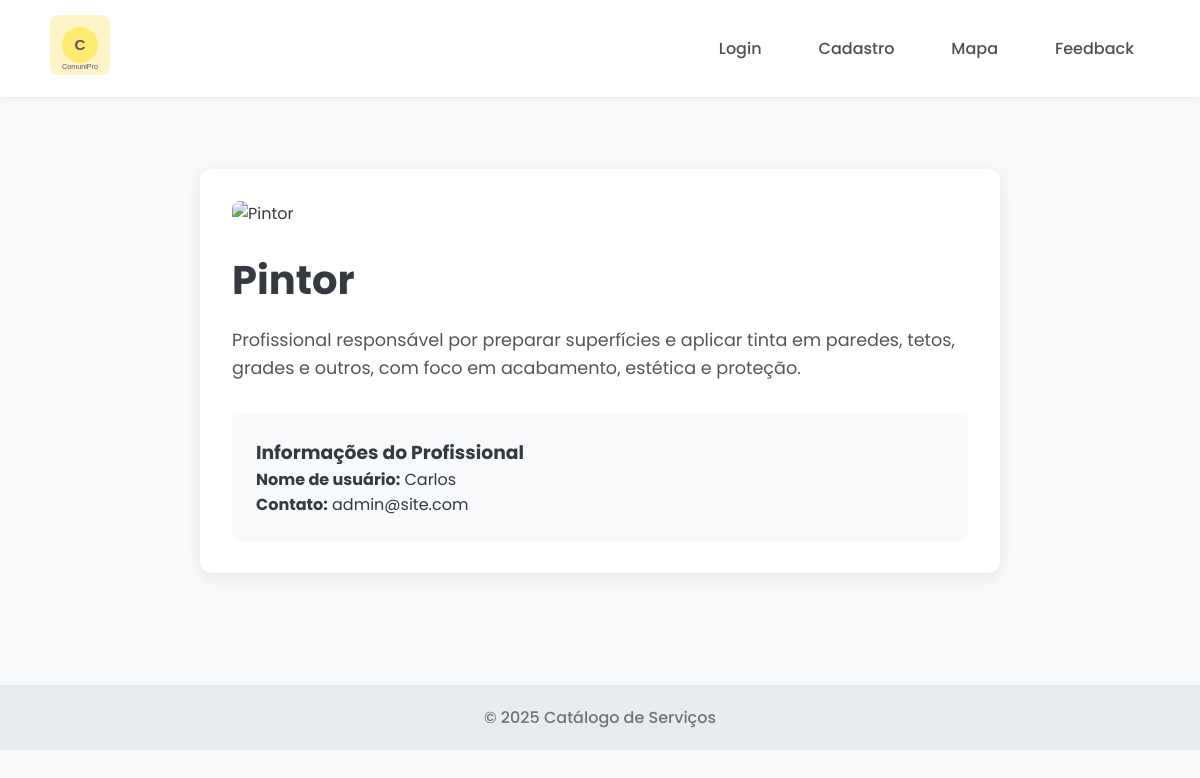
Page /servico/3 on the committed database.
### tables this page shows
CREATE TABLE servicos (
                id INTEGER PRIMARY KEY AUTOINCREMENT,
                nome TEXT NOT NULL,
                descricao TEXT NOT NULL,
                imagem_url TEXT NOT NULL,
                usuario_id INTEGER NOT NULL,
                categoria TEXT NOT NULL,
                FOREIGN KEY (usuario_id) REFERENCES usuarios (id)
            );

CREATE TABLE usuarios (id INTEGER PRIMARY KEY, usuario TEXT UNIQUE NOT NULL, senha TEXT NOT NULL, email TEXT UNIQUE);

### app.py (the view)
@app.route("/servico/<int:servico_id>")
def servico_detalhe(servico_id):
    db = get_db()
    servico = db.execute(
        """
        SELECT s.id, s.nome, s.descricao, s.imagem_url, u.usuario, u.email as contato_email
        FROM servicos s JOIN usuarios u ON s.usuario_id = u.id
        WHERE s.id = ?
        """,
        (servico_id,),
    ).fetchone()
    if servico is None:
        return "Serviço não encontrado", 404
    return render_template("servico_detalhe.html", servico=servico)

### app.py (called while the page is built)
def get_db():
    db = getattr(g, "_database", None)
    if db is None:
        db = g._database = sqlite3.connect(DATABASE)
        db.row_factory = sqlite3.Row
    return db

@app.teardown_appcontext
def close_connection(exception):
    db = getattr(g, "_database", None)
    if db is not None:
        db.close()

### templates/servico_detalhe.html (shortened to what this page needs)
<!DOCTYPE html>
<html lang="pt-br">
<head>
  <link rel="stylesheet" href="{{ url_for('static', filename='css/style.css') }}" />
</head>
<body>
  <header>
    <nav class="navbar">
      <a href="{{ url_for('serve_index') }}"><img src="{{ url_for('static', filename='images/logooo.svg') }}" alt="Logo" class="logo" /></a>
      <ul class="nav-links">
      </ul>
    </nav>
  </header>
  <main>
    <div class="detalhe-servico">
      <img src="{{ servico.imagem_url }}" alt="{{ servico.nome }}">
      <h1>{{ servico.nome }}</h1>
      <p class="info">{{ servico.descricao }}</p>
      <div class="contato">
        <h3>Informações do Profissional</h3>
        <p><strong>Nome de usuário:</strong> {{ servico.usuario }}</p>
        <p><strong>Contato:</strong> {{ servico.contato_email }}</p>
      </div>
    </div>
  </main>
  <footer>© 2025 Catálogo de Serviços</footer>
</body>
</html>

### static/css/style.css (style rules this page uses)
* { margin: 0; padding: 0; box-sizing: border-box; }
body { font-family: "Poppins", sans-serif; background-color: #f8f9fa; color: #343a40; }
header { background-color: #ffffff; padding: 15px 50px; display: flex; align-items: center; justify-content: space-between; box-shadow: 0 2px 4px rgba(0, 0, 0, 0.05); position: sticky; top: 0; z-index: 1000; }
.logo { width: 60px; height: 60px; }
.navbar { display: flex; align-items: center; width: 100%; }
.nav-links { display: flex; align-items: center; gap: 25px; list-style: none; margin-left: auto; }
main { padding: 40px 50px; }
footer { text-align: center; padding: 20px; margin-top: 40px; background-color: #e9ecef; color: #6c757d; font-weight: 500; }

### templates/servico_detalhe.html (style rules this page uses)
.detalhe-servico { max-width: 800px; margin: 2rem auto; padding: 2rem; background: #fff; border-radius: 12px; box-shadow: 0 4px 15px rgba(0, 0, 0, 0.08); }
.detalhe-servico img { width: 100%; border-radius: 8px; margin-bottom: 1.5rem; }
.detalhe-servico h1 { font-size: 2.5rem; margin-bottom: 1rem; }
.detalhe-servico .info { font-size: 1.1rem; line-height: 1.6; color: #555; margin-bottom: 2rem; }
.detalhe-servico .contato { background: #f8f9fa; padding: 1.5rem; border-radius: 8px; }

### rows in the picture
servicos: nome "Pintor", descricao "Profissional responsável por preparar superfícies e aplicar tinta em paredes, tetos, grades e outros, com foco em acabamento, estética e proteção."
usuarios: usuario "Carlos", contato_email "admin@site.com"
